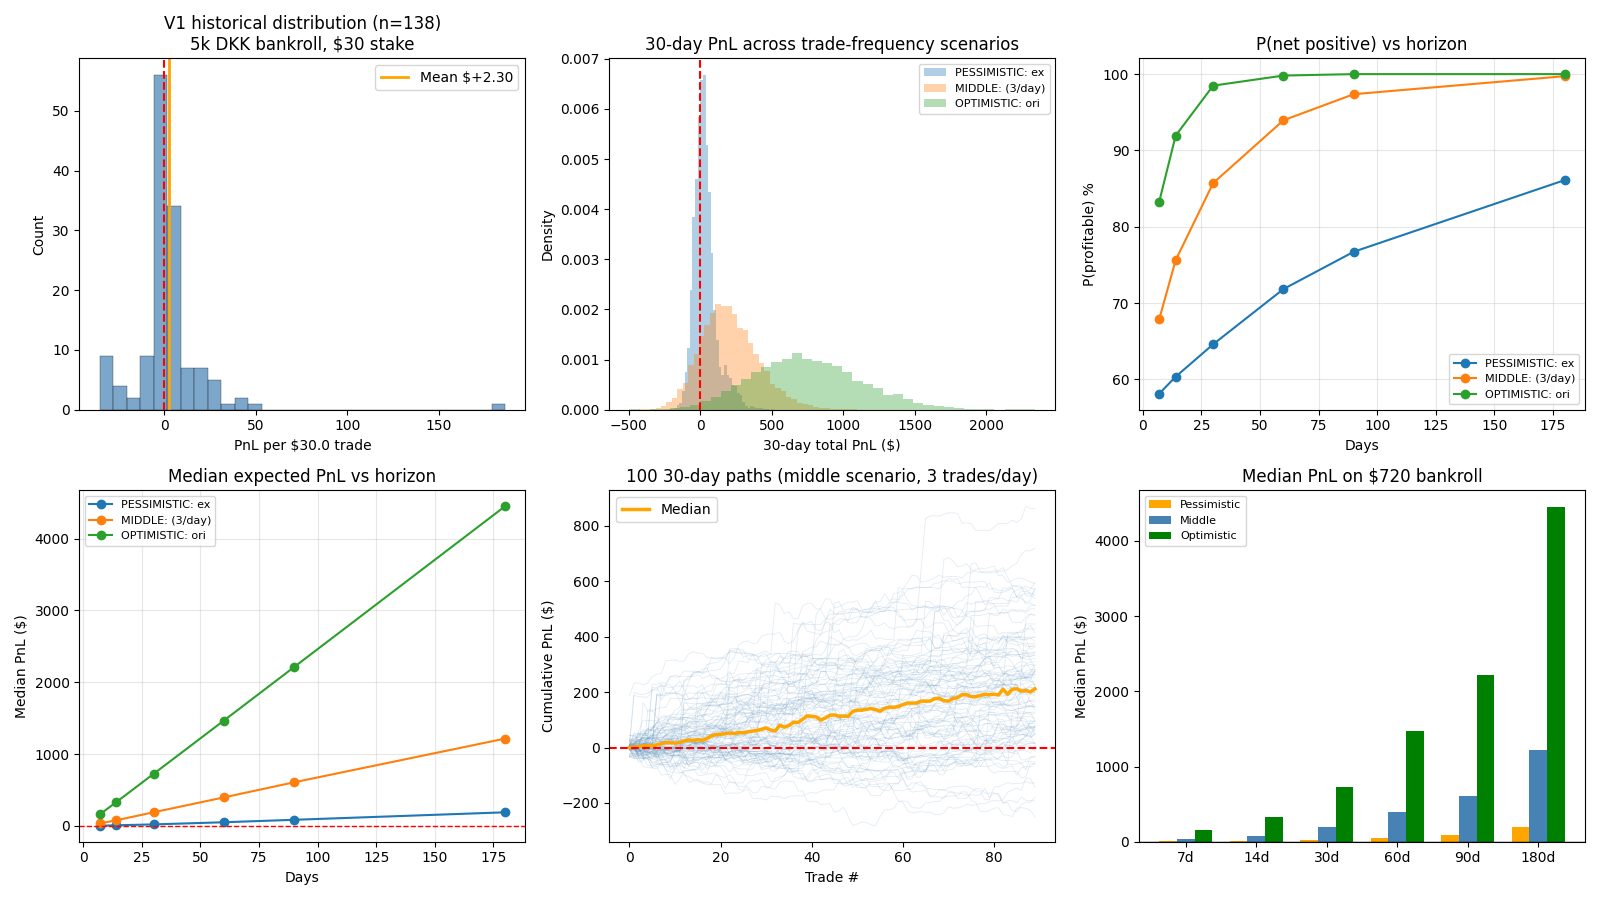

The script that saved this image:
"""
monte_carlo_v3.py — Monte Carlo with HONEST extended-v3 data + smaller bankroll.

Uses 138 filtered trades from extended_v3 backtest (resolved $5k-$50k markets,
20 months span). This matches our live paper-trader universe most accurately.

Two key changes from monte_carlo_v2:
  1. Use extended_v3 per-trade distribution (smaller mean, bigger std)
  2. Realistic bankroll: 5000 DKK = $720 USD
  3. Position size: $30 (4% of bankroll) — safer for high variance

Tests range of trade-frequency assumptions since that's uncertain.
"""
import json
import datetime
from pathlib import Path
import numpy as np
import matplotlib
matplotlib.use("Agg")
import matplotlib.pyplot as plt

SPREAD = 0.02
FEE = 0.025
N_SIM = 10_000

# User's actual setup
BANKROLL_USD = 720.0   # 5000 DKK
POSITION_USD = 30.0    # 4.2% of bankroll
HORIZONS_DAYS = [7, 14, 30, 60, 90, 180]

# Strategy filters (V1 only - V2 was overfit)
def keep_v1(t):
    if abs(t["entry_z"]) < 5.0: return False
    if not (0.10 <= t["entry_price"] <= 0.90): return False
    d = t.get("dte_days_at_entry")
    if d is None or d >= 365 or d < 0 or 7 <= d < 30: return False
    return True

def net_pnl_per_dollar(t):
    if t["direction"] == 1:
        shares = 1.0 / t["entry_price"]
    else:
        shares = 1.0 / (1 - t["entry_price"])
    gross = shares * t["ret_per_share"]
    f_entry = FEE * t["entry_price"] * (1 - t["entry_price"])
    f_exit = FEE * t["exit_price"] * (1 - t["exit_price"])
    return gross - shares * (f_entry + f_exit) - shares * SPREAD

# Load extended_v3 trades
trades = []
with open("extended_trades_v3.jsonl") as f:
    for line in f:
        if line.strip():
            trades.append(json.loads(line))

v1 = [t for t in trades if keep_v1(t)]
print(f"V1 filtered trades from extended_v3 (right population): {len(v1)}")

pnl_per_dollar = np.array([net_pnl_per_dollar(t) for t in v1])
pnl_per_stake = pnl_per_dollar * POSITION_USD

print(f"\nPer-trade $ PnL on ${POSITION_USD} stake:")
print(f"  Mean:    ${pnl_per_stake.mean():+.2f}")
print(f"  Median:  ${np.median(pnl_per_stake):+.2f}")
print(f"  Std:     ${pnl_per_stake.std():.2f}")
print(f"  Win rate: {(pnl_per_stake > 0).mean()*100:.1f}%")
print(f"  Worst:   ${pnl_per_stake.min():.2f}")
print(f"  P5/P95:  ${np.percentile(pnl_per_stake, 5):+.2f} / ${np.percentile(pnl_per_stake, 95):+.2f}")

# Trade frequency: uncertain. Test three scenarios.
# - Conservative: extended_v3 rate (~0.46/day on 3000-market universe)
# - Optimistic: original 30d rate (~10.8/day)
# - Middle: 3.0/day
SCENARIOS = [
    ("PESSIMISTIC: extended rate (0.5/day)", 0.5),
    ("MIDDLE: (3/day)", 3.0),
    ("OPTIMISTIC: original rate (10.8/day)", 10.8),
]

rng = np.random.default_rng(42)

print(f"\n{'='*70}")
print(f"MONTE CARLO  ${POSITION_USD} stake on ${BANKROLL_USD:.0f} bankroll  (5000 DKK)")
print(f"{'='*70}")

# For each scenario × horizon
all_results = {}
for label, freq in SCENARIOS:
    print(f"\n--- {label} ---")
    print(f"  {'Days':>5} {'Trades':>7} {'p5':>9} {'p50':>9} {'p95':>9} {'P(>0)':>7} {'P(<-100)':>9} {'P(<-300)':>9}")
    for d in HORIZONS_DAYS:
        n = max(1, int(d * freq))
        sims = np.array([rng.choice(pnl_per_stake, n, replace=True).sum() for _ in range(N_SIM)])
        all_results[(label, d)] = sims
        print(f"  {d:>4}d {n:>7} ${np.percentile(sims, 5):>+7.2f} ${np.percentile(sims, 50):>+7.2f} ${np.percentile(sims, 95):>+7.2f} {100*(sims>0).mean():>5.1f}% {100*(sims<-100).mean():>7.1f}% {100*(sims<-300).mean():>7.1f}%")

# Worst-case max drawdown over 90 days, all scenarios
print(f"\n{'='*70}")
print(f"MAX DRAWDOWN over 90 days (P5/P50/P95 of worst peak-to-trough)")
print(f"{'='*70}")
print(f"  {'Scenario':<35} {'p5 (best)':>12} {'p50':>10} {'p95 (worst)':>14}")
for label, freq in SCENARIOS:
    n = max(1, int(90 * freq))
    dds = []
    for _ in range(N_SIM):
        s = rng.choice(pnl_per_stake, n, replace=True)
        cumsum = np.cumsum(s)
        running_max = np.maximum.accumulate(cumsum)
        max_dd = (cumsum - running_max).min()
        dds.append(max_dd)
    dds = np.array(dds)
    print(f"  {label:<35} ${np.percentile(dds, 5):>+10.2f} ${np.percentile(dds, 50):>+8.2f} ${np.percentile(dds, 95):>+12.2f}")

# Plots
fig, axes = plt.subplots(2, 3, figsize=(16, 9))

# Per-trade distribution
ax = axes[0, 0]
ax.hist(pnl_per_stake, bins=30, color="steelblue", alpha=0.7, edgecolor="black", linewidth=0.3)
ax.axvline(0, color="red", linestyle="--", linewidth=1.5)
ax.axvline(pnl_per_stake.mean(), color="orange", linewidth=2, label=f"Mean ${pnl_per_stake.mean():+.2f}")
ax.set_xlabel(f"PnL per ${POSITION_USD} trade")
ax.set_ylabel("Count")
ax.set_title(f"V1 historical distribution (n={len(pnl_per_stake)})\n5k DKK bankroll, $30 stake")
ax.legend()

# 30-day PnL distributions across scenarios
ax = axes[0, 1]
for label, _ in SCENARIOS:
    sims = all_results[(label, 30)]
    ax.hist(sims, bins=40, alpha=0.35, label=f"{label[:15]}", density=True)
ax.axvline(0, color="red", linestyle="--")
ax.set_xlabel("30-day total PnL ($)")
ax.set_ylabel("Density")
ax.set_title("30-day PnL across trade-frequency scenarios")
ax.legend(fontsize=8)

# P(profit) curves
ax = axes[0, 2]
for label, _ in SCENARIOS:
    probs = []
    days = HORIZONS_DAYS
    for d in days:
        p = (all_results[(label, d)] > 0).mean() * 100
        probs.append(p)
    ax.plot(days, probs, marker="o", label=label[:15])
ax.set_xlabel("Days")
ax.set_ylabel("P(profitable) %")
ax.set_title("P(net positive) vs horizon")
ax.legend(fontsize=8)
ax.grid(True, alpha=0.3)

# Median PnL curves
ax = axes[1, 0]
for label, _ in SCENARIOS:
    medians = [np.percentile(all_results[(label, d)], 50) for d in HORIZONS_DAYS]
    ax.plot(HORIZONS_DAYS, medians, marker="o", label=label[:15])
ax.axhline(0, color="red", linestyle="--", linewidth=1)
ax.set_xlabel("Days")
ax.set_ylabel("Median PnL ($)")
ax.set_title("Median expected PnL vs horizon")
ax.legend(fontsize=8)
ax.grid(True, alpha=0.3)

# 30-day sample paths for middle scenario
ax = axes[1, 1]
n = int(30 * 3.0)  # middle scenario
paths = []
for _ in range(100):
    s = rng.choice(pnl_per_stake, n, replace=True)
    paths.append(np.cumsum(s))
for p in paths:
    ax.plot(p, alpha=0.15, color="steelblue", linewidth=0.6)
median_path = np.median(np.array(paths), axis=0)
ax.plot(median_path, color="orange", linewidth=2.5, label="Median")
ax.axhline(0, color="red", linestyle="--")
ax.set_xlabel("Trade #")
ax.set_ylabel("Cumulative PnL ($)")
ax.set_title(f"100 30-day paths (middle scenario, 3 trades/day)")
ax.legend()

# Comparison vs holding cash
ax = axes[1, 2]
labels = ["7d", "14d", "30d", "60d", "90d", "180d"]
mid_p50 = [np.percentile(all_results[("MIDDLE: (3/day)", d)], 50) for d in HORIZONS_DAYS]
pess_p50 = [np.percentile(all_results[("PESSIMISTIC: extended rate (0.5/day)", d)], 50) for d in HORIZONS_DAYS]
opt_p50 = [np.percentile(all_results[("OPTIMISTIC: original rate (10.8/day)", d)], 50) for d in HORIZONS_DAYS]
x = np.arange(len(labels))
w = 0.25
ax.bar(x - w, pess_p50, w, label="Pessimistic", color="orange")
ax.bar(x, mid_p50, w, label="Middle", color="steelblue")
ax.bar(x + w, opt_p50, w, label="Optimistic", color="green")
ax.set_xticks(x)
ax.set_xticklabels(labels)
ax.set_ylabel("Median PnL ($)")
ax.set_title(f"Median PnL on ${BANKROLL_USD:.0f} bankroll")
ax.axhline(0, color="black", linewidth=1)
ax.legend(fontsize=8)

plt.tight_layout()
plt.savefig("monte_carlo_v3.png", dpi=100)
print(f"\nPlots saved to monte_carlo_v3.png")

# Bottom line summary
print(f"\n{'='*70}")
print(f"BOTTOM LINE for 5000 DKK ($720) bankroll, $30 trades:")
print(f"{'='*70}")

mid_30 = all_results[("MIDDLE: (3/day)", 30)]
mid_90 = all_results[("MIDDLE: (3/day)", 90)]
opt_30 = all_results[("OPTIMISTIC: original rate (10.8/day)", 30)]
pess_30 = all_results[("PESSIMISTIC: extended rate (0.5/day)", 30)]

print(f"\nAfter 30 DAYS:")
print(f"  Pessimistic (15 trades total):  median ${np.percentile(pess_30, 50):+.0f}, P(>0)={100*(pess_30>0).mean():.0f}%")
print(f"  Middle      (90 trades total):  median ${np.percentile(mid_30, 50):+.0f}, P(>0)={100*(mid_30>0).mean():.0f}%")
print(f"  Optimistic  (324 trades total): median ${np.percentile(opt_30, 50):+.0f}, P(>0)={100*(opt_30>0).mean():.0f}%")
print(f"\nAfter 90 DAYS (middle):")
print(f"  Median: ${np.percentile(mid_90, 50):+.0f}")
print(f"  P5 (10% worst): ${np.percentile(mid_90, 5):+.0f}")
print(f"  P95 (10% best): ${np.percentile(mid_90, 95):+.0f}")
print(f"  P(profitable): {100*(mid_90>0).mean():.0f}%")
print(f"  P(loss >$200): {100*(mid_90<-200).mean():.0f}%")
